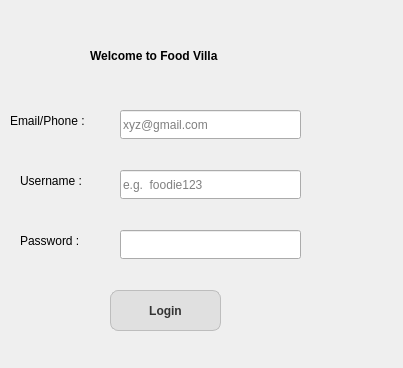
<?xml version="1.0" encoding="UTF-8"?>
<ui version="4.0">
 <class>LoginDialog</class>
 <widget class="QDialog" name="LoginDialog">
  <property name="geometry">
   <rect>
    <x>0</x>
    <y>0</y>
    <width>403</width>
    <height>368</height>
   </rect>
  </property>
  <property name="windowTitle">
   <string>Dialog</string>
  </property>
  <widget class="QLabel" name="label">
   <property name="geometry">
    <rect>
     <x>20</x>
     <y>170</y>
     <width>78</width>
     <height>21</height>
    </rect>
   </property>
   <property name="text">
    <string>Username :</string>
   </property>
  </widget>
  <widget class="QLabel" name="label_2">
   <property name="geometry">
    <rect>
     <x>10</x>
     <y>110</y>
     <width>95</width>
     <height>21</height>
    </rect>
   </property>
   <property name="text">
    <string>Email/Phone :</string>
   </property>
  </widget>
  <widget class="QLabel" name="label_3">
   <property name="geometry">
    <rect>
     <x>20</x>
     <y>230</y>
     <width>73</width>
     <height>21</height>
    </rect>
   </property>
   <property name="text">
    <string>Password :</string>
   </property>
  </widget>
  <widget class="QLineEdit" name="emailPhoneEdit">
   <property name="geometry">
    <rect>
     <x>120</x>
     <y>170</y>
     <width>181</width>
     <height>29</height>
    </rect>
   </property>
   <property name="placeholderText">
    <string>e.g.  foodie123</string>
   </property>
  </widget>
  <widget class="QLineEdit" name="passwordEdit">
   <property name="geometry">
    <rect>
     <x>120</x>
     <y>230</y>
     <width>181</width>
     <height>29</height>
    </rect>
   </property>
   <property name="echoMode">
    <enum>QLineEdit::EchoMode::Password</enum>
   </property>
  </widget>
  <widget class="QPushButton" name="loginButton">
   <property name="geometry">
    <rect>
     <x>110</x>
     <y>290</y>
     <width>111</width>
     <height>41</height>
    </rect>
   </property>
   <property name="styleSheet">
    <string notr="true">QPushButton {
    background-color: #E0E0E0; /* A nice, light faded gray */
    color: #333333; /* Dark gray text so it's easy to read */
    font-weight: bold;
    border-radius: 8px;
    padding: 8px;
    border: 1px solid #BDBDBD; /* Adds a very subtle outline */
}

QPushButton:hover {
    background-color: #D6D6D6; /* Gets slightly darker when the mouse is over it */
}

QPushButton:pressed {
    background-color: #BDBDBD; /* Gets even darker when you actually click it */
}</string>
   </property>
   <property name="text">
    <string>Login</string>
   </property>
  </widget>
  <widget class="QLineEdit" name="usernameEdit">
   <property name="geometry">
    <rect>
     <x>120</x>
     <y>110</y>
     <width>181</width>
     <height>29</height>
    </rect>
   </property>
   <property name="placeholderText">
    <string>xyz@gmail.com</string>
   </property>
  </widget>
  <widget class="QLabel" name="label_4">
   <property name="geometry">
    <rect>
     <x>90</x>
     <y>20</y>
     <width>211</width>
     <height>71</height>
    </rect>
   </property>
   <property name="font">
    <font>
     <bold>true</bold>
    </font>
   </property>
   <property name="text">
    <string>Welcome to Food Villa</string>
   </property>
  </widget>
  <widget class="QLabel" name="label_5">
   <property name="geometry">
    <rect>
     <x>10</x>
     <y>10</y>
     <width>63</width>
     <height>61</height>
    </rect>
   </property>
   <property name="text">
    <string/>
   </property>
   <property name="pixmap">
    <pixmap>../Downloads/biryani.png</pixmap>
   </property>
   <property name="scaledContents">
    <bool>true</bool>
   </property>
  </widget>
  <widget class="QLabel" name="label_6">
   <property name="geometry">
    <rect>
     <x>280</x>
     <y>20</y>
     <width>63</width>
     <height>51</height>
    </rect>
   </property>
   <property name="text">
    <string/>
   </property>
   <property name="pixmap">
    <pixmap>../Downloads/hamburger.png</pixmap>
   </property>
   <property name="scaledContents">
    <bool>true</bool>
   </property>
  </widget>
 </widget>
 <resources/>
 <connections/>
</ui>
